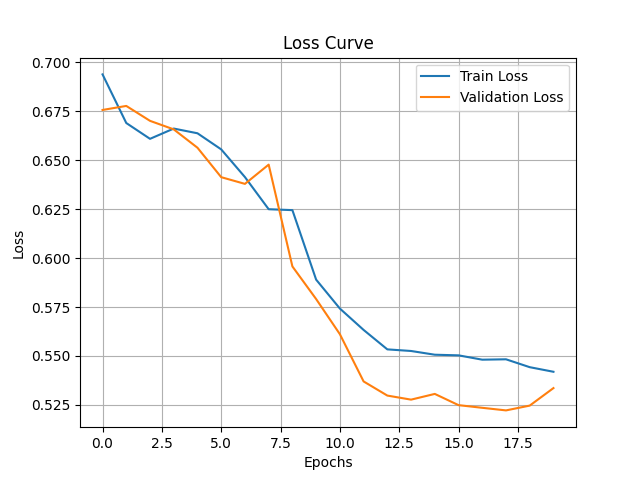

This figure's Python source:
import os
import numpy as np
import matplotlib.pyplot as plt
from tensorflow.keras.preprocessing.image import load_img, img_to_array
from tensorflow.keras.models import Sequential
from tensorflow.keras.layers import Dense, Conv2D, Flatten, MaxPooling2D, Dropout, UpSampling2D, Reshape

# 1. Bilder laden und vorverarbeiten
def load_images(image_folder):
    images = []
    for file_name in os.listdir(image_folder):
        if file_name.endswith('.jpg'):  # Auf '.jpg' prüfen
            image = load_img(os.path.join(image_folder, file_name), target_size=(256, 256), color_mode='grayscale')
            image = img_to_array(image)
            images.append(image)
    images = np.array(images, dtype='float32') / 255.0  # Normalisierung
    return images

# Pfade zu den Ordnern
train_image_folder = 'C:\\Users\\dokov\\Documents\\Uni\\HiWi\\Keytool\\bilder256'  # Trainingsdaten
val_image_folder = 'C:\\Users\\dokov\\Documents\\Uni\\HiWi\\Keytool\\val'  # Validierungsdaten

# Trainings- und Validierungsbilder laden
x_train = load_images(train_image_folder)
x_val = load_images(val_image_folder)

# 2. Encoder-Decoder-Modell definieren
def create_autoencoder(input_shape=(256, 256, 1)):
    model = Sequential()
    
    # Encoder
    model.add(Conv2D(32, kernel_size=(3, 3), activation='relu', padding='same', input_shape=input_shape))
    model.add(MaxPooling2D(pool_size=(2, 2), padding='same'))
    model.add(Conv2D(64, kernel_size=(3, 3), activation='relu', padding='same'))
    model.add(MaxPooling2D(pool_size=(2, 2), padding='same'))
    model.add(Conv2D(128, kernel_size=(3, 3), activation='relu', padding='same'))
    model.add(MaxPooling2D(pool_size=(2, 2), padding='same'))
    
    # Decoder
    model.add(Conv2D(128, kernel_size=(3, 3), activation='relu', padding='same'))
    model.add(UpSampling2D((2, 2)))
    model.add(Conv2D(64, kernel_size=(3, 3), activation='relu', padding='same'))
    model.add(UpSampling2D((2, 2)))
    model.add(Conv2D(32, kernel_size=(3, 3), activation='relu', padding='same'))
    model.add(UpSampling2D((2, 2)))
    model.add(Conv2D(1, kernel_size=(3, 3), activation='sigmoid', padding='same'))
    
    model.compile(optimizer='adam', loss='binary_crossentropy')
    return model

# Autoencoder-Modell erstellen
autoencoder = create_autoencoder()

# 3. Modell trainieren und Loss-Kurve darstellen
history = autoencoder.fit(x_train, x_train,  # Eingabe und Ziel sind dieselben
                          epochs=20, 
                          batch_size=32,
                          validation_data=(x_val, x_val),  # Validierungsdaten explizit angegeben
                          verbose=1)

plt.plot(history.history['loss'], label='Train Loss')
plt.plot(history.history['val_loss'], label='Validation Loss')
plt.title('Loss Curve')
plt.xlabel('Epochs')
plt.ylabel('Loss')
plt.legend()
plt.grid(True)
plt.show()

# 4. Modellbewertung
test_loss = autoencoder.evaluate(x_val, x_val)  # Testen mit Validierungsdaten
print(f'Test Loss: {test_loss}')
